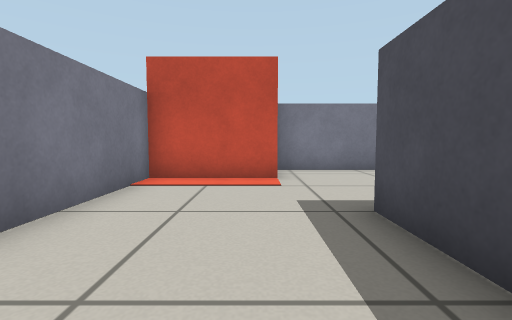
View 1 (above)

19 first-person views from a walk through a Gazebo world. The camera is 0.45 m above the floor, tilts 4° down and sees 85° across. The floor is counted in squares, 0.5 m on a side. Each view is taken from the middle of a square. On the plan, view 1 faces up. The plan holds only what a view shows up to about 11 squares ahead; the rest is blank.

View 2
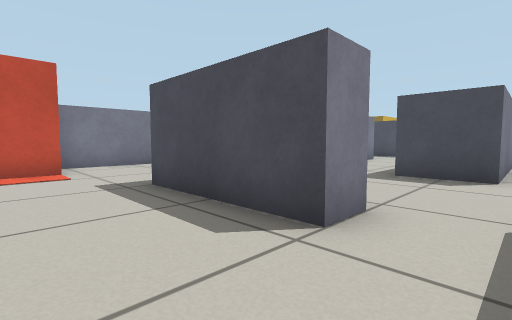

View 3
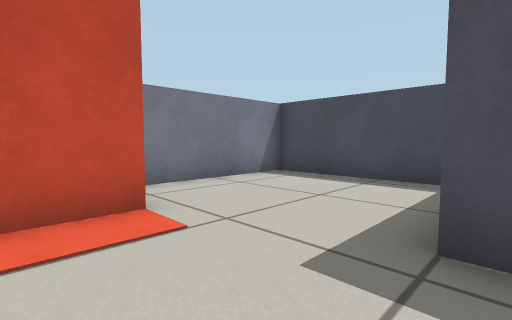

View 4
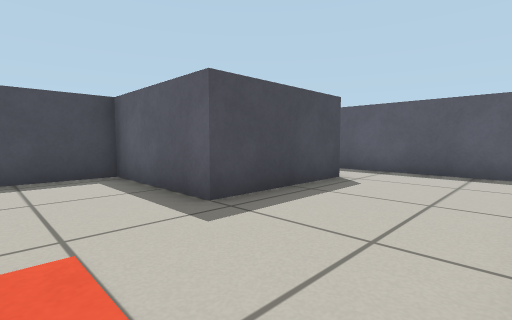

View 5
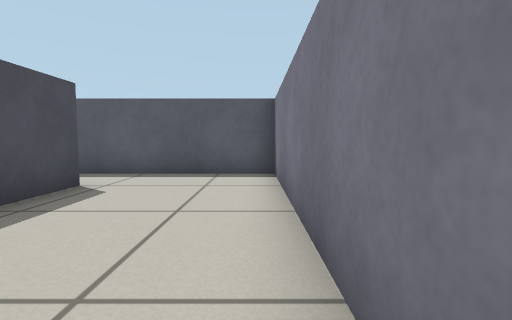

View 6
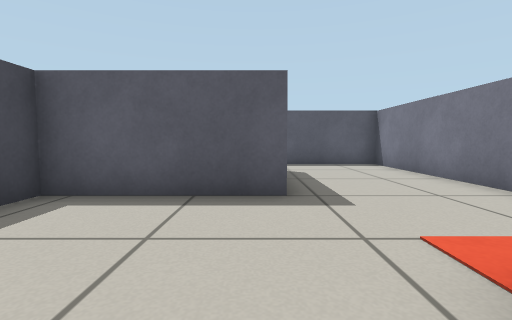

View 7
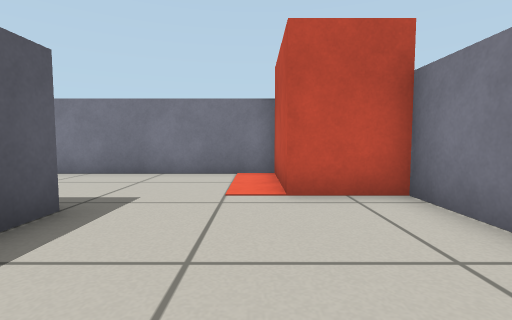

View 8
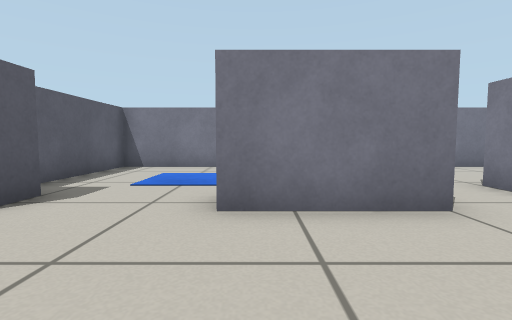

View 9
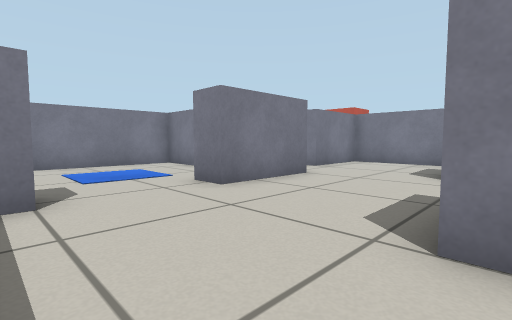

View 10
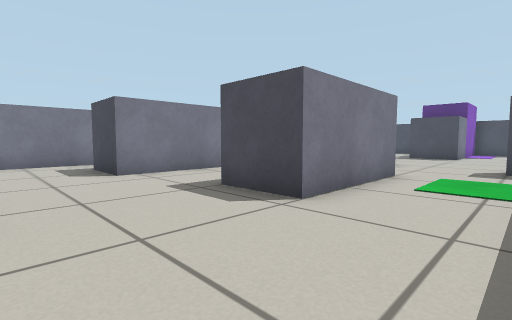

View 11
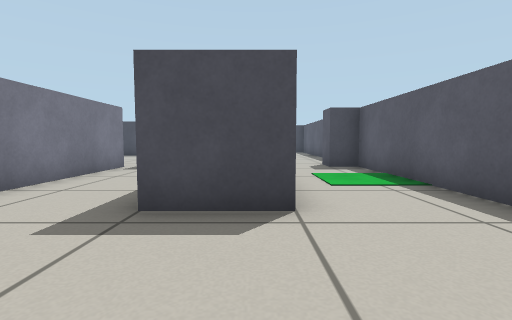

View 12
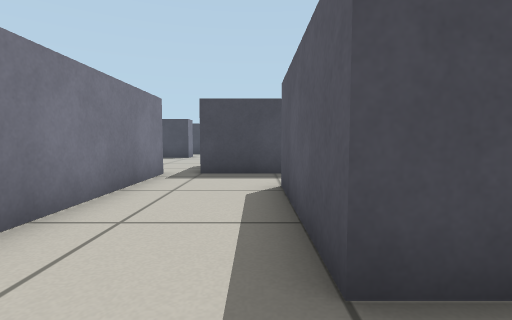

View 13
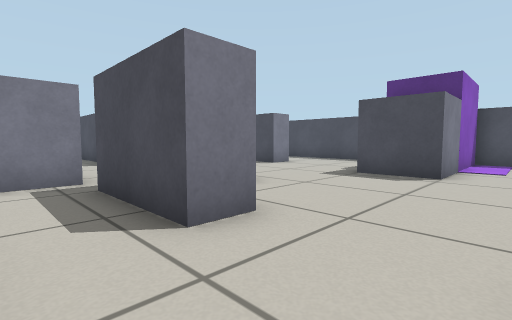

View 14
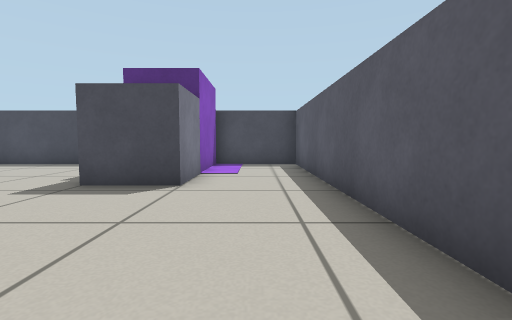

View 15
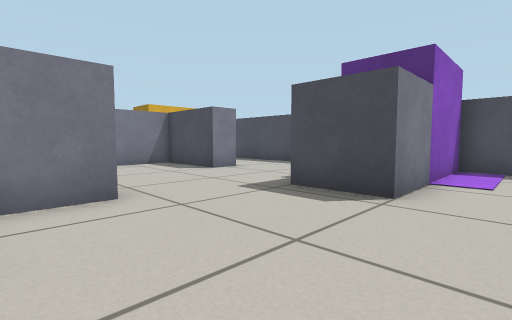

View 16
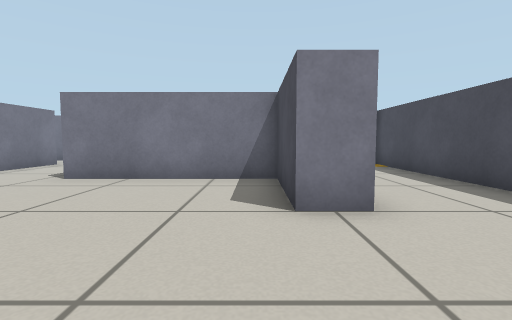

View 17
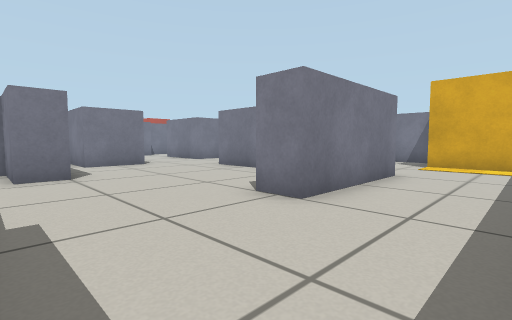

View 18
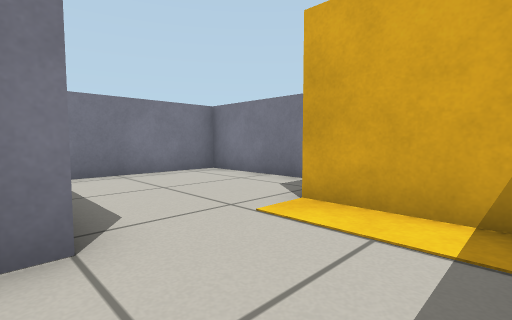

View 19
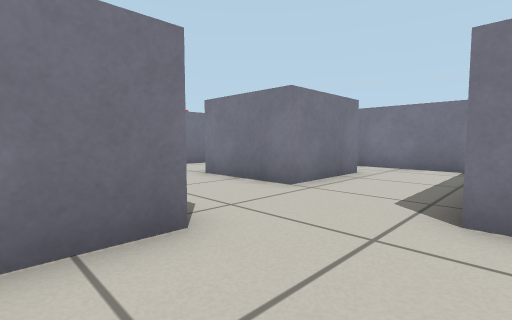

### Floor plan
Points are (right, up) in squares from view 1. A wall is a line through its corners. A room is listed if a view was taken in it or the views show most of it. See-through windows are left out.
Room 1 (views 1, 2, 3, 4, 5, 6, 7)
walls: (-2.5, 6.5) (-2.5, -2.5) (2.9, -2.5); (2.5, -0.5) (1.5, -0.5) (1.5, 3.5) (5.5, 3.5) (5.5, 8.5) (0.5, 8.5)
ways out: opening at (2, -1.5) to room 2
objects: red box (-2, 7) to (0, 8)
Room 2 (views 8, 9, 10, 11, 12, 13, 14, 15, 16, 17, 18, 19)
walls: (13.5, 0.6) (13.5, -1.5) (6.5, -1.5) (6.5, 0.5); (16.5, -2.4) (16.5, -3.5) (14.5, -3.5); (14.5, -5.5) (13.5, -5.5) (13.5, -2.5); (11.6, -6.5) (7.5, -6.5) (7.5, -4.5) (11.5, -4.5); (7.1, 2.5) (3.8, 2.5); (15.5, -9.5) (24.5, -9.5) (24.5, -6.5); (12.5, 6.6) (12.5, 3.5) (9.5, 3.5); (7.8, -9.5) (13.5, -9.5) (13.5, -8.5) (14.5, -8.5); (3.5, -2.4) (3.5, -5.5) (2.5, -5.5); (21.5, -6.5) (19.5, -6.5) (19.5, -4.5); (6.5, 5.2) (6.5, 4.6); (21.5, 3.6) (21.5, -0.5) (20.5, -0.5) (20.5, 2.5) (15.5, 2.5); (14.8, 8.5) (11.5, 8.5); (2.5, 1.2) (2.5, -0.5); (3.5, -8.4) (3.5, -8.9); (24.5, -1.4) (24.5, 6.5); (2.5, -8.5) (3.2, -8.5); (21.1, 8.5) (16.5, 8.5) (16.5, 4.5); (-0.6, -3.5) (-2.1, -3.5); (-2.5, -3.8) (-2.5, -9.5) (1.2, -9.5)
ways out: opening at (2, -1.5) to room 1
objects: purple box (22, -6) to (24, -5); yellow box (22, 7) to (24, 7)

Where each view was taken, in squares from view 1:
view 1: 0 up, 0 right, facing up
view 2: 2 down, 1 left, facing up-right
view 3: 3 up, 1 left, facing up-right
view 4: 6 up, 2 left, facing down-right
view 5: 5 up, 2 left, facing down
view 6: 8 up, 2 right, facing down
view 7: 6 up, 5 right, facing left
view 8: 5 down, 7 right, facing left
view 9: 9 down, 8 right, facing up-left
view 10: 9 down, 4 right, facing up-right
view 11: 6 down, 4 right, facing right
view 12: 4 down, 6 right, facing right
view 13: 8 down, 12 right, facing up-right
view 14: 8 down, 14 right, facing right
view 15: 8 down, 15 right, facing up-right
view 16: 4 down, 20 right, facing up
view 17: 4 down, 24 right, facing up-left
view 18: 3 up, 24 right, facing up-left
view 19: 1 down, 16 right, facing up-left
